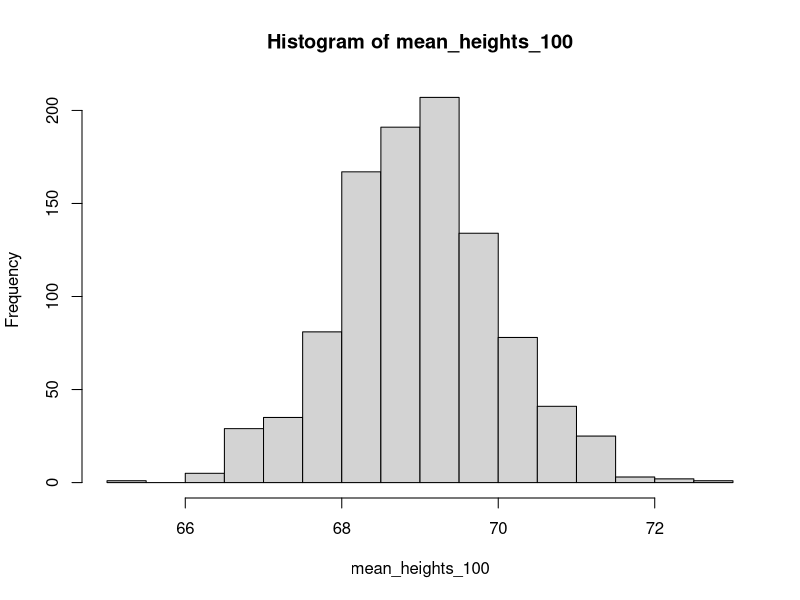
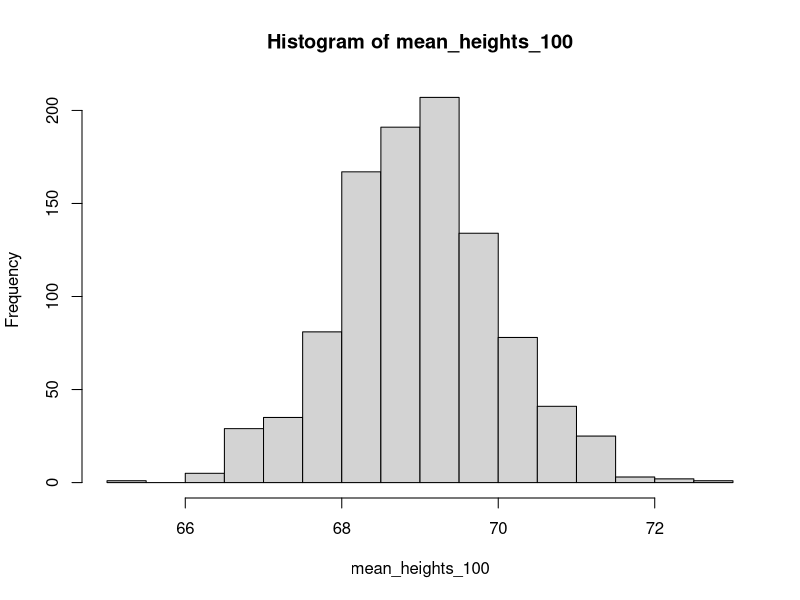
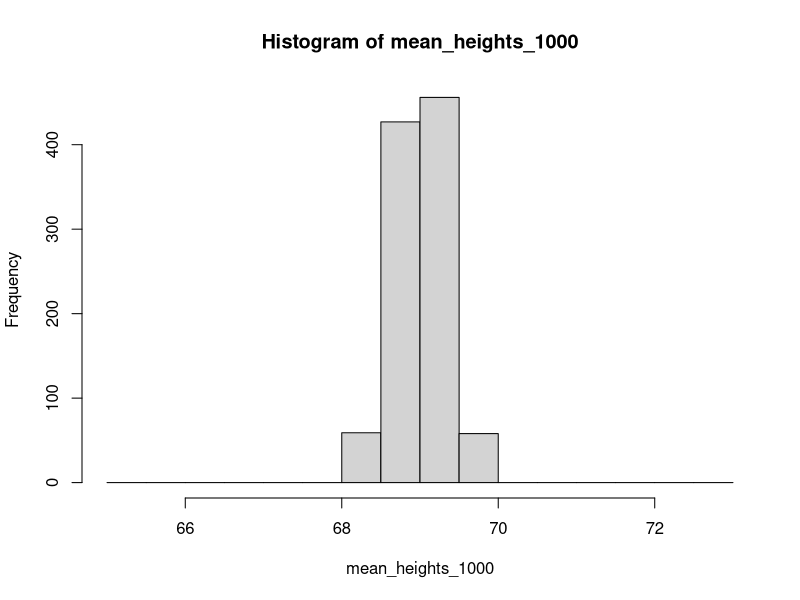
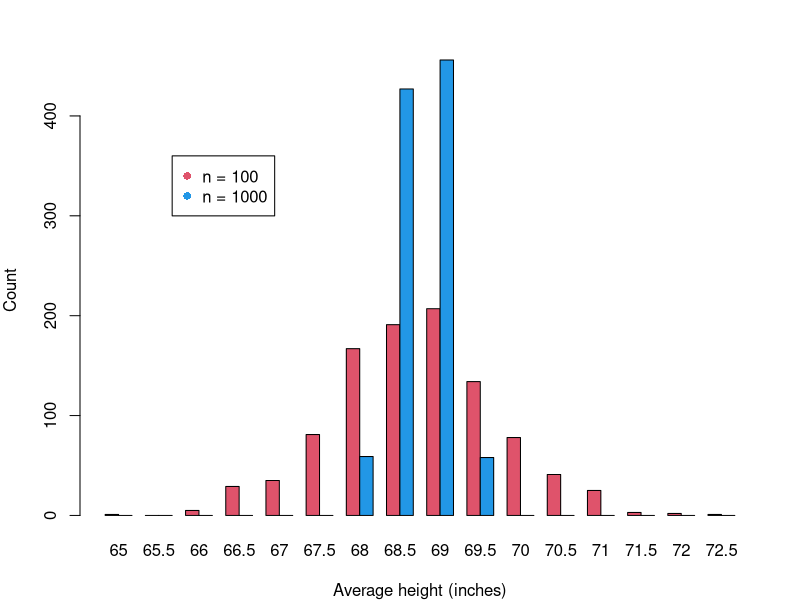

The R source for these figures, in order:
rm(list=ls())
###########################################################################################
#Question1
get_heights <- function(x){
height <- rnorm(x,mean = 69, sd = 10)
height
}
###########################################################################################
#Question2 AND 3
get_heights <- function(x){
  height <- rnorm(x,mean = 69, sd = 10)
  height <- mean(height)
  height
}
###########################################################################################
#Question4

h <- rep(0,1000)
for(x in 1:1000){
  h[x] <- get_heights(100)
}
print(h)

mean_heights_100 <- h
###########################################################################################
#Question5

h <- rep(0,1000)
for(x in 1:1000){
  h[x] <- get_heights(1000)
}
print(h)

mean_heights_1000 <- h
###########################################################################################
#Question6
#dev.off() ** in case error , you may have to close the previous graph first

bins<-seq(65,73,by=0.5)
hist(mean_heights_100, breaks=bins)$breaks
#max(mean_heights_100)
counts100<-hist(mean_heights_100,breaks=bins)$counts
counts1000<-hist(mean_heights_1000,breaks=bins)$counts
par(mfrow=c(1,1), mar=c(4, 4, 3, 2)) #sets plotting area and margins

barplot(rbind(counts100,counts1000),names.arg= seq(65,72.5,by=0.5), col=c(2,4), beside=TRUE,xlab="Average height (inches)",ylab="Count")
legend(6,360,pch = c(16, 16), c("n = 100" ,"n = 1000"),col=c(2,4))

